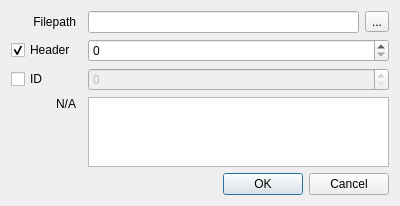
<?xml version="1.0" encoding="UTF-8"?>
<ui version="4.0">
 <class>SourceInfoDialog</class>
 <widget class="QDialog" name="SourceInfoDialog">
  <property name="geometry">
   <rect>
    <x>0</x>
    <y>0</y>
    <width>400</width>
    <height>198</height>
   </rect>
  </property>
  <property name="windowTitle">
   <string>SourceInfoDialog</string>
  </property>
  <layout class="QGridLayout" name="gridLayout">
   <item row="5" column="0" colspan="3">
    <widget class="QDialogButtonBox" name="buttonBox">
     <property name="orientation">
      <enum>Qt::Horizontal</enum>
     </property>
     <property name="standardButtons">
      <set>QDialogButtonBox::Cancel|QDialogButtonBox::Ok</set>
     </property>
    </widget>
   </item>
   <item row="1" column="0">
    <widget class="QCheckBox" name="checkBoxHeader">
     <property name="text">
      <string>Header</string>
     </property>
     <property name="checked">
      <bool>true</bool>
     </property>
    </widget>
   </item>
   <item row="0" column="2">
    <layout class="QHBoxLayout" name="horizontalLayoutFilepath">
     <item>
      <widget class="QLineEdit" name="lineEditFilepath"/>
     </item>
     <item>
      <widget class="QToolButton" name="toolButtonFilepath">
       <property name="text">
        <string>...</string>
       </property>
      </widget>
     </item>
    </layout>
   </item>
   <item row="1" column="2">
    <widget class="QSpinBox" name="spinBoxHeader"/>
   </item>
   <item row="2" column="2">
    <widget class="QSpinBox" name="spinBoxID">
     <property name="enabled">
      <bool>false</bool>
     </property>
    </widget>
   </item>
   <item row="2" column="0">
    <widget class="QCheckBox" name="checkBoxID">
     <property name="text">
      <string>ID</string>
     </property>
    </widget>
   </item>
   <item row="0" column="0">
    <widget class="QLabel" name="labelFilepath">
     <property name="text">
      <string>Filepath</string>
     </property>
     <property name="alignment">
      <set>Qt::AlignRight|Qt::AlignTrailing|Qt::AlignVCenter</set>
     </property>
    </widget>
   </item>
   <item row="3" column="0">
    <widget class="QLabel" name="labelNaValues">
     <property name="text">
      <string>N/A</string>
     </property>
     <property name="alignment">
      <set>Qt::AlignRight|Qt::AlignTop|Qt::AlignTrailing</set>
     </property>
    </widget>
   </item>
   <item row="3" column="2">
    <widget class="QPlainTextEdit" name="plainTextEditNaValues"/>
   </item>
  </layout>
 </widget>
 <resources/>
 <connections>
  <connection>
   <sender>buttonBox</sender>
   <signal>accepted()</signal>
   <receiver>SourceInfoDialog</receiver>
   <slot>accept()</slot>
   <hints>
    <hint type="sourcelabel">
     <x>236</x>
     <y>135</y>
    </hint>
    <hint type="destinationlabel">
     <x>157</x>
     <y>67</y>
    </hint>
   </hints>
  </connection>
  <connection>
   <sender>buttonBox</sender>
   <signal>rejected()</signal>
   <receiver>SourceInfoDialog</receiver>
   <slot>reject()</slot>
   <hints>
    <hint type="sourcelabel">
     <x>304</x>
     <y>135</y>
    </hint>
    <hint type="destinationlabel">
     <x>286</x>
     <y>67</y>
    </hint>
   </hints>
  </connection>
  <connection>
   <sender>checkBoxHeader</sender>
   <signal>toggled(bool)</signal>
   <receiver>spinBoxHeader</receiver>
   <slot>setEnabled(bool)</slot>
   <hints>
    <hint type="sourcelabel">
     <x>60</x>
     <y>75</y>
    </hint>
    <hint type="destinationlabel">
     <x>191</x>
     <y>78</y>
    </hint>
   </hints>
  </connection>
  <connection>
   <sender>checkBoxID</sender>
   <signal>toggled(bool)</signal>
   <receiver>spinBoxID</receiver>
   <slot>setEnabled(bool)</slot>
   <hints>
    <hint type="sourcelabel">
     <x>16</x>
     <y>98</y>
    </hint>
    <hint type="destinationlabel">
     <x>104</x>
     <y>103</y>
    </hint>
   </hints>
  </connection>
 </connections>
</ui>
